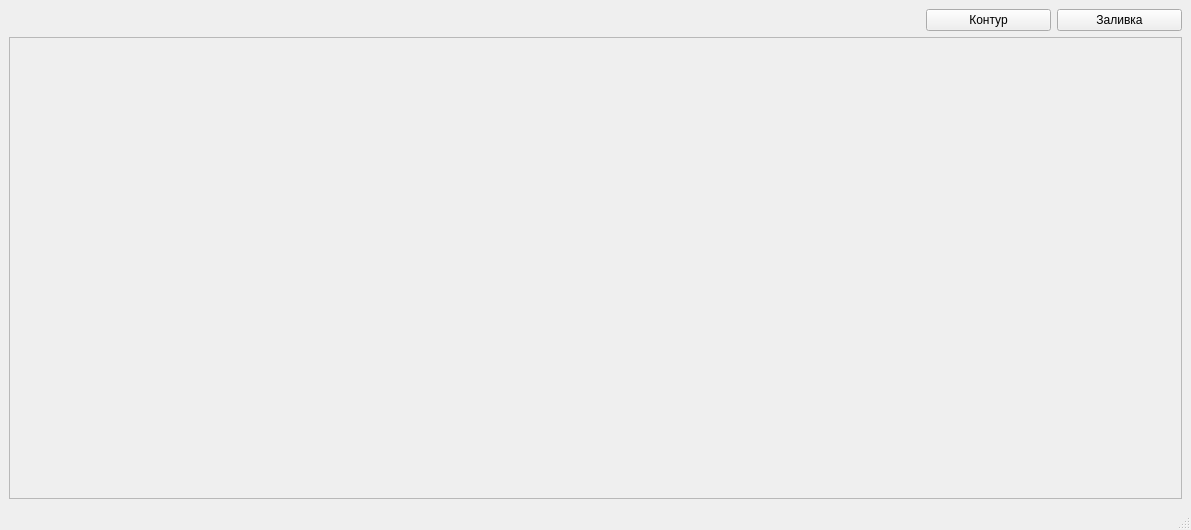
<?xml version="1.0" encoding="UTF-8"?>
<ui version="4.0">
 <class>MainWindow</class>
 <widget class="QMainWindow" name="MainWindow">
  <property name="geometry">
   <rect>
    <x>0</x>
    <y>0</y>
    <width>1191</width>
    <height>530</height>
   </rect>
  </property>
  <property name="windowTitle">
   <string>MainWindow</string>
  </property>
  <widget class="QWidget" name="centralwidget">
   <layout class="QGridLayout" name="gridLayout">
    <item row="0" column="0">
     <widget class="QPushButton" name="rectangle">
      <property name="text">
       <string/>
      </property>
      <property name="icon">
       <iconset resource="res.qrc">
        <normaloff>:/res/img/32x32-rectangle.png</normaloff>:/res/img/32x32-rectangle.png</iconset>
      </property>
      <property name="checkable">
       <bool>false</bool>
      </property>
      <property name="checked">
       <bool>false</bool>
      </property>
      <property name="flat">
       <bool>true</bool>
      </property>
     </widget>
    </item>
    <item row="0" column="1">
     <widget class="QPushButton" name="ellipse">
      <property name="text">
       <string/>
      </property>
      <property name="icon">
       <iconset resource="res.qrc">
        <normaloff>:/res/img/32x32-ellipse.png</normaloff>:/res/img/32x32-ellipse.png</iconset>
      </property>
      <property name="flat">
       <bool>true</bool>
      </property>
     </widget>
    </item>
    <item row="0" column="2">
     <widget class="QPushButton" name="triangle">
      <property name="text">
       <string/>
      </property>
      <property name="icon">
       <iconset resource="res.qrc">
        <normaloff>:/res/img/32x32-triangle.png</normaloff>:/res/img/32x32-triangle.png</iconset>
      </property>
      <property name="flat">
       <bool>true</bool>
      </property>
     </widget>
    </item>
    <item row="0" column="3">
     <widget class="QPushButton" name="delete_2">
      <property name="text">
       <string/>
      </property>
      <property name="icon">
       <iconset resource="res.qrc">
        <normaloff>:/res/img/32x32-delete.png</normaloff>:/res/img/32x32-delete.png</iconset>
      </property>
      <property name="flat">
       <bool>true</bool>
      </property>
     </widget>
    </item>
    <item row="0" column="4">
     <widget class="QPushButton" name="save">
      <property name="text">
       <string/>
      </property>
      <property name="icon">
       <iconset resource="res.qrc">
        <normaloff>:/res/img/32x32-save.png</normaloff>:/res/img/32x32-save.png</iconset>
      </property>
      <property name="flat">
       <bool>true</bool>
      </property>
     </widget>
    </item>
    <item row="0" column="5">
     <widget class="QPushButton" name="connection">
      <property name="text">
       <string/>
      </property>
      <property name="icon">
       <iconset resource="res.qrc">
        <normaloff>:/res/img/32x32-connect.png</normaloff>:/res/img/32x32-connect.png</iconset>
      </property>
      <property name="flat">
       <bool>true</bool>
      </property>
     </widget>
    </item>
    <item row="0" column="6">
     <widget class="QPushButton" name="move">
      <property name="text">
       <string/>
      </property>
      <property name="icon">
       <iconset resource="res.qrc">
        <normaloff>:/res/img/32x32-move.png</normaloff>:/res/img/32x32-move.png</iconset>
      </property>
      <property name="flat">
       <bool>true</bool>
      </property>
     </widget>
    </item>
    <item row="0" column="7">
     <widget class="QPushButton" name="changeOutlineColorButton">
      <property name="text">
       <string>Контур</string>
      </property>
     </widget>
    </item>
    <item row="0" column="8">
     <widget class="QPushButton" name="changeFillColorButton">
      <property name="text">
       <string>Заливка</string>
      </property>
     </widget>
    </item>
    <item row="1" column="0" colspan="9">
     <widget class="QFrame" name="frame">
      <property name="cursor">
       <cursorShape>CrossCursor</cursorShape>
      </property>
      <property name="frameShape">
       <enum>QFrame::StyledPanel</enum>
      </property>
      <property name="frameShadow">
       <enum>QFrame::Raised</enum>
      </property>
      <property name="lineWidth">
       <number>1</number>
      </property>
      <layout class="QGridLayout" name="gridLayout_2">
       <item row="0" column="0">
        <layout class="QVBoxLayout" name="verticalLayout"/>
       </item>
      </layout>
     </widget>
    </item>
   </layout>
  </widget>
  <widget class="QMenuBar" name="menubar">
   <property name="geometry">
    <rect>
     <x>0</x>
     <y>0</y>
     <width>1191</width>
     <height>26</height>
    </rect>
   </property>
  </widget>
  <widget class="QStatusBar" name="statusbar"/>
  <action name="openAct">
   <property name="text">
    <string>Открыть</string>
   </property>
  </action>
  <action name="saveAct">
   <property name="text">
    <string>Сохранить</string>
   </property>
  </action>
  <action name="exitAct">
   <property name="text">
    <string>Выйти</string>
   </property>
  </action>
  <action name="moveAct">
   <property name="text">
    <string>Передвинуть</string>
   </property>
  </action>
  <action name="deleteAct">
   <property name="text">
    <string>Удалить</string>
   </property>
  </action>
  <action name="rectangleAct">
   <property name="text">
    <string>Прямоугольник</string>
   </property>
  </action>
  <action name="ellipseAct">
   <property name="text">
    <string>Эллипс</string>
   </property>
  </action>
  <action name="triangleAct">
   <property name="text">
    <string>Треугольник</string>
   </property>
  </action>
  <action name="connectionAct">
   <property name="text">
    <string>Соединение </string>
   </property>
  </action>
 </widget>
 <resources>
  <include location="res.qrc"/>
 </resources>
 <connections/>
</ui>
